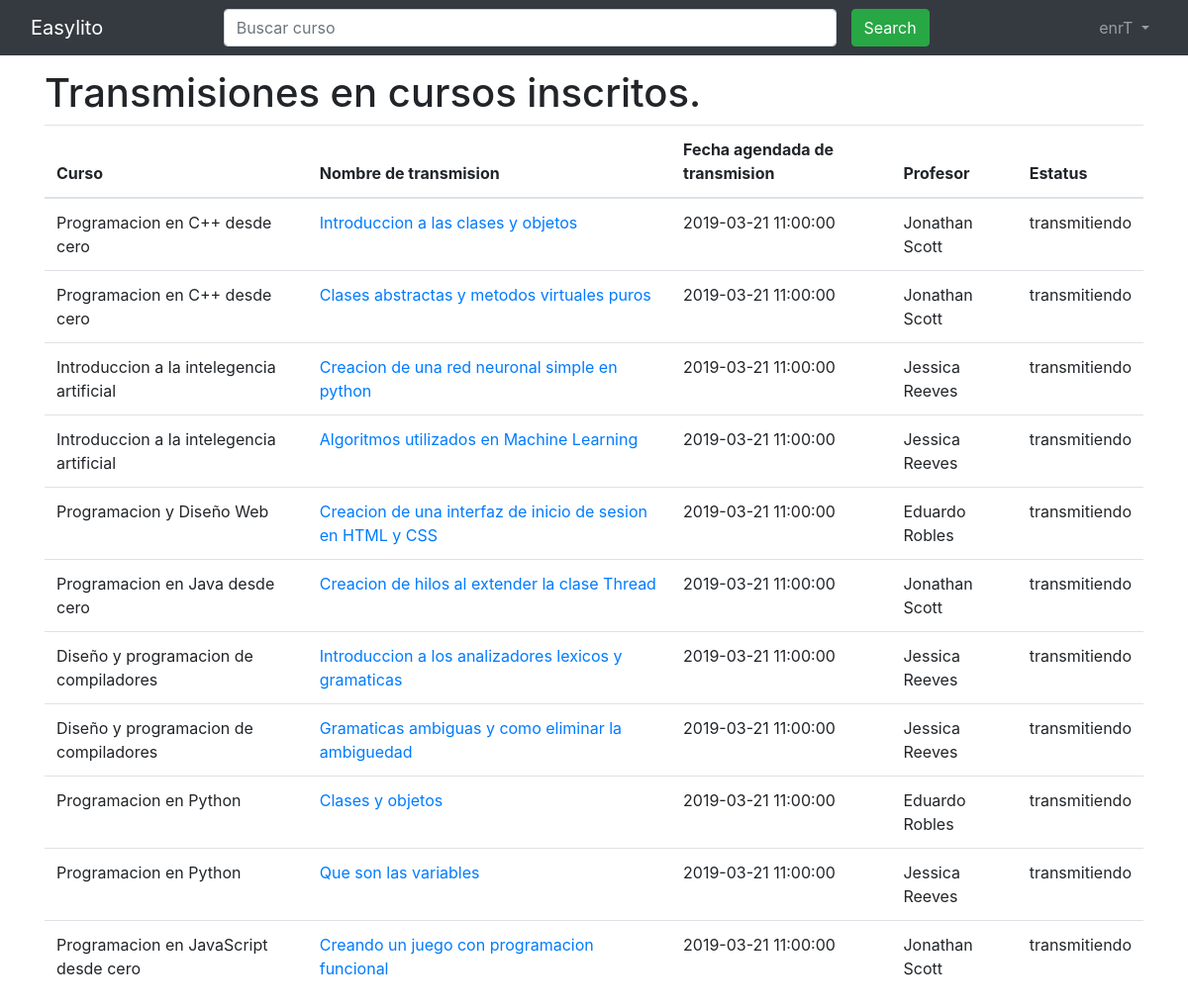
The page /VisualizarTransmisiones/courseTransmissions.php (signed in) on the database its author committed.
### tables this page shows
create table curso(
ID int not null AUTO_INCREMENT,
id_profesor int not null,
nombre varchar(70) not null,
fechaCreacion datetime not null default NOW(),
fechaModificacion datetime not null default NOW(),
descripcion varchar(255),
esProgresivo bit not null default 0,
habilitado bit not null default 1,
precio decimal(6, 2) not null default 0.0,
codigoPrivado varchar(50),
PRIMARY KEY(ID),

FOREIGN KEY(id_profesor)
references usuario(ID)
on delete cascade
);

create table transmision(
ID int not null AUTO_INCREMENT,
id_curso int not null,
nombre varchar(70) not null,
fechaAgendada datetime not null,
estatus tinyint not null default 0,
ubicacion text not null,
PRIMARY KEY(ID),

FOREIGN KEY(id_curso)
references curso(ID)
on delete cascade
);

create table usuario(
ID int not null AUTO_INCREMENT,
nombreUsuario varchar(20) not null unique,
pass varchar(40) not null,
tipo bit not null default 0,
email varchar(35) not null unique,
nombreCompleto varchar(70) not null,
nivelEducativo varchar(25) not null,
especializacion varchar(50) not null,
habilitado bit default 1,
PRIMARY KEY(ID)
);

### VisualizarTransmisiones/courseTransmissions.php (the view, shortened to what this page needs)
<!DOCTYPE html>
<html lang="en">
<head>
	<link rel="stylesheet" href="https://maxcdn.bootstrapcdn.com/bootstrap/4.3.1/css/bootstrap.min.css">
</head>
<body style="padding-top: 70px;">
<?php
require '../navigationBar.php';
?>
<div class="container">
	<h1>Transmisiones en cursos inscritos.</h1>
	<table class="table">
		<thead>
			<tr>
				<th>Curso</th>
				<th>Nombre de transmision</th>
				<th>Fecha agendada de transmision</th>
				<th>Profesor</th>
				<th>Estatus</th>
			</tr>
		</thead>
		<tbody>
		<?php
		try{
			$db = new PDO('mysql:host=localhost;dbname=onlinecourses', 'root', '');
			$db->setAttribute(PDO::ATTR_ERRMODE, PDO::ERRMODE_EXCEPTION);
			$stmt = $db->prepare("
			select curso.nombre as nombreCurso, usuario.nombreCompleto as nombreProfesor, transmision.nombre as nombreTransmision, transmision.fechaAgendada, transmision.estatus, transmision.ID as idTransmision
			from curso
			inner join usuario_curso
				on usuario_curso.id_curso = curso.ID
			inner join usuario
				on curso.id_profesor = usuario.ID
			inner join transmision
				on transmision.id_curso = curso.ID
			where usuario_curso.id_usuario = ?
			");
			$stmt->execute(array($_SESSION['userIdentification']['ID']));
			while($result = $stmt->fetch()){
				print "
				<tr>
					<td>$result[nombreCurso]</td>
					<td>";
				print "<a href=\"liveStream.php?idTransmision=".$result["idTransmision"]."\"> $result[nombreTransmision] </a>";
				print "</td>
					<td>$result[fechaAgendada]</td>
					<td>$result[nombreProfesor]</td>
					<td>";
				if($result["estatus"] == 1)
				{
					print "transmitiendo";
				}
				elseif($result["estatus"] == 2)
				{
					print "finalizada";
				}
				else
				{
					print "pendiente";
				}
				print "</td></tr>";
			}
		}
		catch(PDOException $e){
		}
		?>
		</tbody>
	</div>
</body>
</html>

### rows shown on the page
curso: nombre "Programacion en C++ desde cero", transmision.nombre "Introduccion a las clases y objetos", transmision.fechaAgendada "2019-03-21 11:00:00", id_profesor.nombreCompleto "Jonathan Scott", transmision.nombre "Clases abstractas y metodos virtuales puros"
curso: nombre "Introduccion a la intelegencia artificial", transmision.nombre "Creacion de una red neuronal simple en python", transmision.fechaAgendada "2019-03-21 11:00:00", id_profesor.nombreCompleto "Jessica Reeves", transmision.nombre "Algoritmos utilizados en Machine Learning"
curso: nombre "Programacion y Diseño Web", transmision.nombre "Creacion de una interfaz de inicio de sesion en HTML y CSS", transmision.fechaAgendada "2019-03-21 11:00:00", id_profesor.nombreCompleto "Eduardo Robles"
curso: nombre "Programacion en Java desde cero", transmision.nombre "Creacion de hilos al extender la clase Thread", transmision.fechaAgendada "2019-03-21 11:00:00", id_profesor.nombreCompleto "Jonathan Scott"
curso: nombre "Diseño y programacion de compiladores", transmision.nombre "Introduccion a los analizadores lexicos y gramaticas", transmision.fechaAgendada "2019-03-21 11:00:00", id_profesor.nombreCompleto "Jessica Reeves", transmision.nombre "Gramaticas ambiguas y como eliminar la ambiguedad"
curso: nombre "Programacion en Python", transmision.nombre "Clases y objetos", transmision.fechaAgendada "2019-03-21 11:00:00", id_profesor.nombreCompleto "Eduardo Robles"
curso: nombre "Programacion en Python", transmision.nombre "Que son las variables", transmision.fechaAgendada "2019-03-21 11:00:00", id_profesor.nombreCompleto "Jessica Reeves"
curso: nombre "Programacion en JavaScript desde cero", transmision.nombre "Creando un juego con programacion funcional", transmision.fechaAgendada "2019-03-21 11:00:00", id_profesor.nombreCompleto "Jonathan Scott"

### other values the page prints
$_SESSION["userIdentification"]["nombreUsuario"] "enrT"
